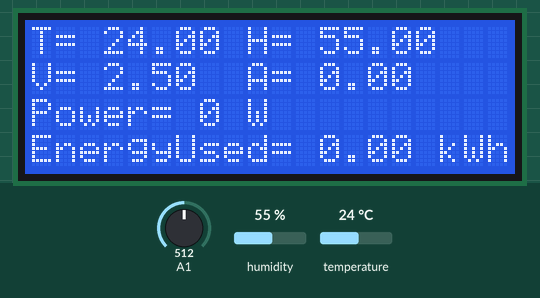
The sketch below on a simulated Arduino Uno, built with avr-gcc and run on an emulated ATmega328P. On the bench: 20×4 character LCD. The test bench sets the inputs (shaded band); at power-on: A1 = 512, humidity 55 %, temperature 24 °C. What the sketch prints to the serial monitor is not drawn.

Above: at 3.3 s.
3.4 s: A1 set to 716
At 5.7 s:
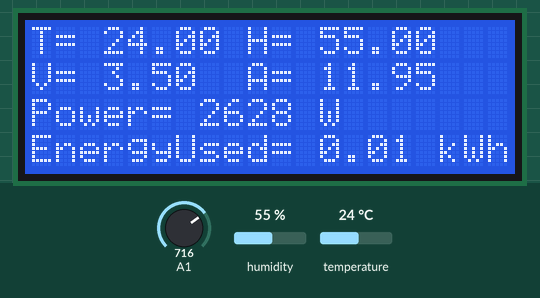
8.6 s: A1 set to 604
At 10.0 s:
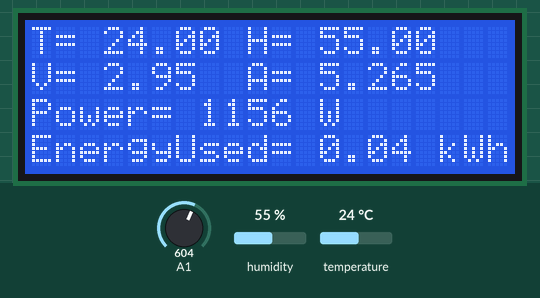
15.1 s: A1 set to 584
At 16.5 s:
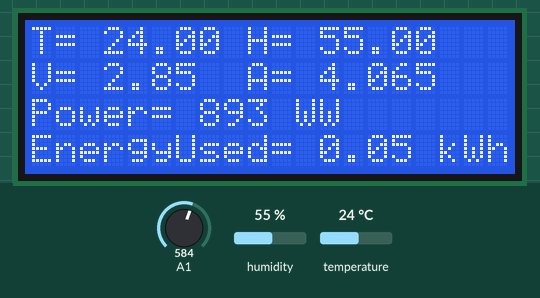
19.5 s: A1 set to 535
At 20.7 s:
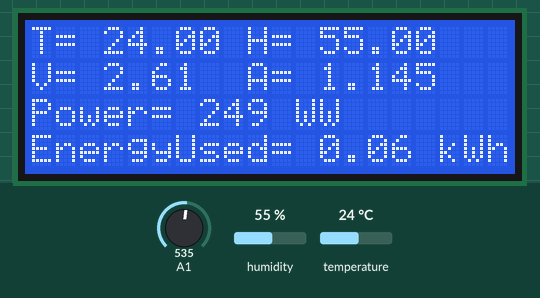
21.6 s: A1 set to 507
At 22.8 s:
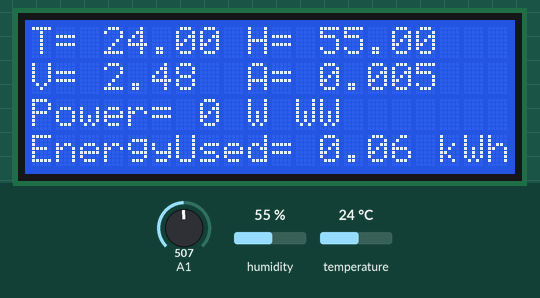
23.8 s: humidity set to 22 %
At 24.8 s:
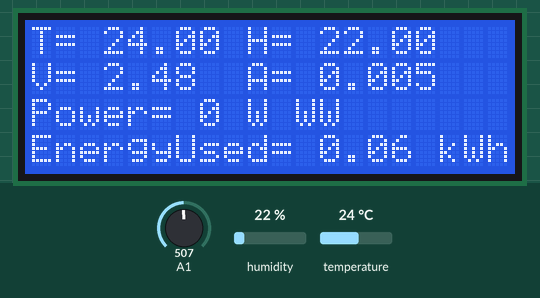
Timing chart, 0 to 26.8 s (numbered marks = the images above; inputs shaded):
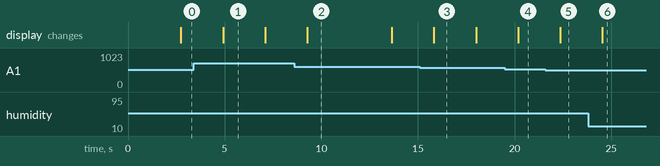

The sketch:

Energy_Monitoring_system.ino
```cpp
#include<LiquidCrystal.h> //lcd library
LiquidCrystal lcd(12, 11, 5, 4, 3, 2); //assigning lcd pins (RS,En,D4,D5,D6,D7)

//#include <SoftwareSerial.h>//ESP library
//#include <ArduinoJson.h> //arduino to NodeMCU library
//SoftwareSerial nodemcu(8, 9);//8=TX & 9=RX on nodeMCU


#include "DHT.h" //library DHT11
#define dht_1 6     //pin 6 to dht11
#define DHTTYPE DHT11
DHT dht(dht_1, DHTTYPE);

double kilos = 0; //Declare energy usage
int peakPower = 0; //Declare RMS power


void setup() {
  Serial.begin(9600);
  //  nodemcu.begin(9600);
  dht.begin();
  lcd.begin(20, 4); //set lcl (row,column)
  delay(500);
}


void loop() {

  delay(2000);
  //  StaticJsonBuffer<1000> jsonBuffer;
  //  JsonObject& data = jsonBuffer.createObject();

  //Read DHT11
  float humid = dht.readHumidity();
  float temp = dht.readTemperature();

  int InputVoltage  = analogRead(A1); // Read the analog  value
  double voltage = InputVoltage * (5.0 / 1024.0) ; //convert the value to volts

  int current = 0;
  int maxCurrent = 0;
  int minCurrent = 1000;
  for (int i = 0 ; i <= 200 ; i++) //Monitors and logs the current input for 200 cycles to determine max and min current
  {
    current = analogRead(A1);    //Reads current input
    if (current >= maxCurrent)
      maxCurrent = current;
    else if (current <= minCurrent)
      minCurrent = current;
  }
  if (maxCurrent <= 517)
  {
    maxCurrent = 516;
  }
  double RMSCurrent = ((maxCurrent - 516) * 0.707) / 11.8337; //Calculates RMS current based on maximum value
  int RMSPower = 220 * RMSCurrent;  //Calculates RMS Power Voltage 220VAC
  if (RMSPower > peakPower)
  {
    peakPower = RMSPower;
  }
  kilos = kilos + (RMSPower * (2.05 / 60 / 60 / 100)); //Calculate kilowatt hours used


  //Serial monitor display
  Serial.println("====================== ");
  Serial.print("humidity= ");
  Serial.println(humid);
  Serial.print("temperature= ");
  Serial.println(temp);
  Serial.println("====================== ");


  Serial.print("Voltage: ");
  Serial.print(voltage);
  Serial.println(" V");


  Serial.print("Current: ");
  Serial.print(RMSCurrent);
  Serial.println(" A");

  Serial.print("Power: ");
  Serial.print(RMSPower);
  Serial.println(" W");

  Serial.print("Energy Usage: ");
  Serial.print(kilos);
  Serial.println(" kWh");
  Serial.println("====================== ");


  //LCD display
  lcd.setCursor(0, 0); //display on lcd at x=0, y-=0
  lcd.print("T= "); //display on lcd
  lcd.print(temp);

  lcd.setCursor(9, 0); //display on lcd at x=9, y-=0
  lcd.print("H= "); //display on lcd
  lcd.print(humid);

  lcd.setCursor(0, 1); //display on lcd at x=0, y-=0
  lcd.print("V= "); //display on lcd
  lcd.print(voltage);

  lcd.setCursor(9, 1); //display on lcd at x=0, y-=0
  lcd.print("A= "); //display on lcd
  lcd.print(RMSCurrent);

  lcd.setCursor(0, 2); //display on lcd at x=0, y-=3
  lcd.print("Power= "); //display on lcd
  lcd.print(RMSPower);
  lcd.print(" W");

  lcd.setCursor(0, 3); //display on lcd at x=0, y-=4
  lcd.print("EnergyUsed= "); //display on lcd
  lcd.print(kilos);
  lcd.print(" kWh");

  //Assign collected data to JSON Object
  //  data["Humidity"] = humid;
  //  data["Temperature"] = temp;
  //  data["Voltage"] = voltage;
  //  data["Current"] = RMSCurrent;
  //  data["Power"] = RMSPower;
  //  data["Energy_Usage"] = kilos;
  //
  //  //Send data to NodeMCU
  //  data.printTo(nodemcu);
  //  jsonBuffer.clear();

}
```

Measured:
- the behaviour switches between 593 and 592 on A1 (found by bisection; images 2 and 3)
- the behaviour switches between 524 and 523 on A1 (found by bisection; images 4 and 5)
- after the input at 3.4 s, the display: changes after 1.5 s (image 1)
- after the input at 15.1 s, the display: changes after 0.73 s (image 3)
- after the input at 19.5 s, the display: changes after 0.68 s (image 4)
- after the input at 21.6 s, the display: changes after 0.76 s (image 5)
- after the input at 23.8 s, the display: changes after 0.74 s (image 6)
